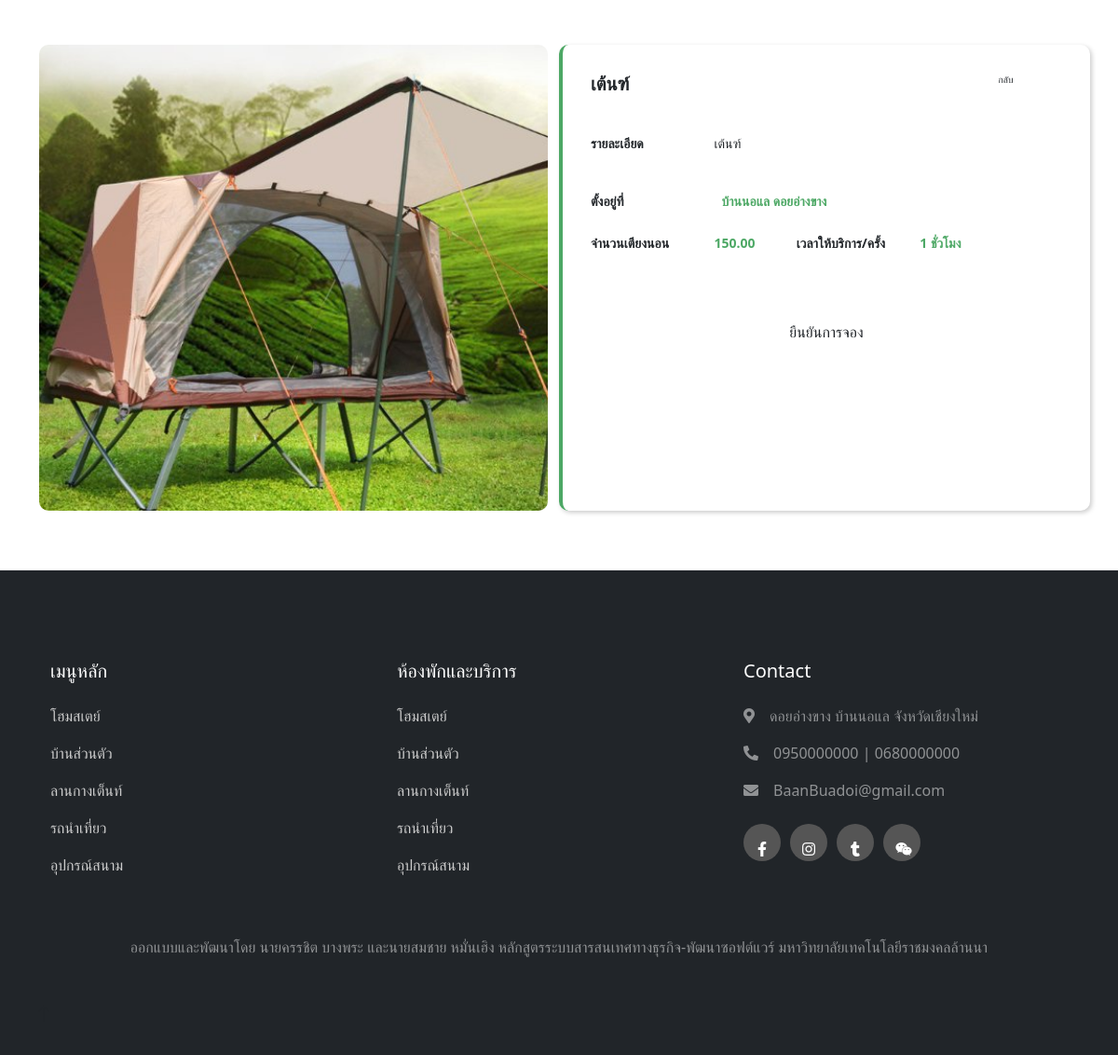
/service_booking/booking.php?id=1 (signed in), run on the app's committed database.
### tables this page shows
CREATE TABLE `service_product` (
  `serviceID` smallint(5) UNSIGNED ZEROFILL NOT NULL,
  `serviceName` varchar(100) NOT NULL,
  `serviceDetail` varchar(500) NOT NULL,
  `servicePrice` decimal(8,2) NOT NULL,
  `serviceTotal` smallint(5) NOT NULL,
  `serviceTime` smallint(3) NOT NULL,
  `stdID` smallint(5) UNSIGNED ZEROFILL NOT NULL,
  `servicePic` varchar(100) NOT NULL
);

### service_booking/booking.php (the view, shortened to what this page needs)
<?php
$db_con = connect_db();
$id = $_GET['id'];
$query = $db_con->prepare("SELECT * FROM service_product WHERE serviceID = :id");
$query->bindParam(':id', $id, PDO::PARAM_INT);
$query->execute();
$ser = $query->fetch(PDO::FETCH_ASSOC);
?>
<!DOCTYPE html>
<html lang="en">
<head>
    <link href="https://cdn.jsdelivr.net/npm/bootstrap@5.0.2/dist/css/bootstrap.min.css" rel="stylesheet">
    <link rel="stylesheet" href="../tabbar_view/nav_bar.css">
    <link rel="stylesheet" href="../style1.css">
    <link rel="stylesheet" href="booking.css">
    <link rel="stylesheet" href="https://cdn.lineicons.com/3.0/lineicons.css">
    <link href="https://cdnjs.cloudflare.com/ajax/libs/font-awesome/5.10.0/css/all.min.css" rel="stylesheet">
    <link href="https://cdn.jsdelivr.net/npm/bootstrap-icons@1.4.1/font/bootstrap-icons.css" rel="stylesheet">
    <link href="lib/owlcarousel/assets/owl.carousel.min.css" rel="stylesheet">
    <link href="css/bootstrap.min.css" rel="stylesheet">
</head>
<body>
    <div class="container-xxl bg-white p-0">
        <div onclick="goBack()" class="btn btn-lg btn-custom " style="position: fixed;top: 70px;left: 86%;z-index: 1000;cursor: pointer;">
            <div class="d-flex">
                <i class="fa fa-arrow-left" style="color: #ffffff;"></i>
                <h5 style="font-size: 10px; padding:0; margin: 0; padding-left: 5px;">กลับ</h5>
            </div>
        </div>
        <div class="container mt-5">
            <div class="row">
                <div class="col-md-6 mb-3" id="deteil_img">
                    <?php if (isset($ser['servicePic'])): ?>
                        <img style="border-radius: 10px; width: 100%; height: 500px; object-fit: cover;" src="../img/service/<?php echo htmlspecialchars($ser['servicePic']); ?>" alt="Service Image" class="img-fluid">
                    <?php endif; ?>
                </div>
                <div class="col-md-6" id="deteil_text" style="height: 500px; font-size: 14px; border-left: solid 4px #4DA865; border-radius: 10px; padding: 30px 30px; box-shadow: 2px 2px 5px #ccc">
                        <h1 class="fw-bold" style="font-size: 20px; margin-bottom: 20px;"><?php echo htmlspecialchars($ser['serviceName']); ?></h1>
                        <br>
                        <div class="row mb-1">
                            <div class="col-md-3 fw-bold"><p>รายละเอียด</p></div>
                            <div class="col-md-7"><?php echo htmlspecialchars($ser['serviceDetail']); ?></div>
                        </div>
                        <br>
                        <div class="row mb-2">
                            <div class="col-md-3 fw-bold"><p>ตั้งอยู่ที่</p></div>
                            <div style="color:#4DA865; " class="col-md-7 fw-bold"><i class="lni lni-map-marker me-2"></i>บ้านนอแล ดอยอ่างขาง</div>
                        </div>
                        <div class="row mb-2">
                            <div class="col-md-3 fw-bold"><p>จำนวนเตียงนอน</p></div>
                            <div style="color:#4DA865; " class="col-md-2 fw-bold"><?php echo htmlspecialchars($ser['servicePrice']); ?></div>
                            <div class="col-md-3 fw-bold"><p>เวลาให้บริการ/ครั้ง</p></div>
                            <div style="color:#4DA865; " class="col-md-2 fw-bold"><?php echo htmlspecialchars($ser['serviceTime']); ?> ชั่วโมง</div>
                        </div>
                    <br><br>
                    <button onclick="showBookingForm('<?php echo $id ?>')" class="btn btn-custom" style="width: 100%;"> ยืนยันการจอง </button>
                </div>
            </div>
        </div>
    </div>
    <nav>
        <?php include("../footer.php"); ?>
    </nav>
</body>
</html>

### tabbar_view/nav_bar.css (style rules this page uses)
.btn-custom { background-color: #4DA866; color: white; padding: 10px 20px; font-size: 12px; border-radius: 5px; }

### style1.css (style rules this page uses)
body { margin: 0; padding: 0; font-family: kkfont; }
.container { max-width: 1280px; margin: 0 auto; }
nav { z-index: 3; position: sticky; top: 15px; }

### data on the page
service_product: servicePic (picture), serviceName "เต้นฑ์", serviceDetail "เต้นฑ์", servicePrice "150.00", serviceTime "1"
